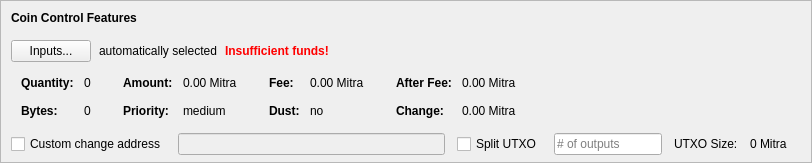
    <widget class="QFrame" name="frameCoinControl">
     <property name="sizePolicy">
      <sizepolicy hsizetype="Expanding" vsizetype="Expanding">
       <horstretch>0</horstretch>
       <verstretch>0</verstretch>
      </sizepolicy>
     </property>
     <property name="maximumSize">
      <size>
       <width>16777215</width>
       <height>16777215</height>
      </size>
     </property>
     <property name="frameShape">
      <enum>QFrame::StyledPanel</enum>
     </property>
     <property name="frameShadow">
      <enum>QFrame::Sunken</enum>
     </property>
     <layout class="QVBoxLayout" name="verticalLayoutCoinControl2">
      <property name="spacing">
       <number>0</number>
      </property>
      <property name="leftMargin">
       <number>0</number>
      </property>
      <property name="topMargin">
       <number>0</number>
      </property>
      <property name="rightMargin">
       <number>0</number>
      </property>
      <property name="bottomMargin">
       <number>6</number>
      </property>
      <item>
       <layout class="QVBoxLayout" name="verticalLayoutCoinControl" stretch="0,0,0,0,1">
        <property name="spacing">
         <number>0</number>
        </property>
        <property name="leftMargin">
         <number>10</number>
        </property>
        <property name="topMargin">
         <number>10</number>
        </property>
        <item>
         <layout class="QHBoxLayout" name="horizontalLayoutCoinControl1">
          <property name="bottomMargin">
           <number>15</number>
          </property>
          <item>
           <widget class="QLabel" name="labelCoinControlFeatures">
            <property name="sizePolicy">
             <sizepolicy hsizetype="Preferred" vsizetype="Maximum">
              <horstretch>0</horstretch>
              <verstretch>0</verstretch>
             </sizepolicy>
            </property>
            <property name="font">
             <font>
              <weight>75</weight>
              <bold>true</bold>
             </font>
            </property>
            <property name="styleSheet">
             <string notr="true">font-weight:bold;</string>
            </property>
            <property name="text">
             <string>Coin Control Features</string>
            </property>
           </widget>
          </item>
         </layout>
        </item>
        <item>
         <layout class="QHBoxLayout" name="horizontalLayoutCoinControl2" stretch="0,0,0,0">
          <property name="spacing">
           <number>8</number>
          </property>
          <property name="bottomMargin">
           <number>10</number>
          </property>
          <item>
           <widget class="QPushButton" name="pushButtonCoinControl">
            <property name="styleSheet">
             <string notr="true"/>
            </property>
            <property name="text">
             <string>Inputs...</string>
            </property>
            <property name="autoDefault">
             <bool>false</bool>
            </property>
           </widget>
          </item>
          <item>
           <widget class="QLabel" name="labelCoinControlAutomaticallySelected">
            <property name="text">
             <string>automatically selected</string>
            </property>
            <property name="margin">
             <number>5</number>
            </property>
           </widget>
          </item>
          <item>
           <widget class="QLabel" name="labelCoinControlInsuffFunds">
            <property name="font">
             <font>
              <weight>75</weight>
              <bold>true</bold>
             </font>
            </property>
            <property name="styleSheet">
             <string notr="true">color:red;font-weight:bold;</string>
            </property>
            <property name="text">
             <string>Insufficient funds!</string>
            </property>
            <property name="margin">
             <number>5</number>
            </property>
           </widget>
          </item>
          <item>
           <spacer name="horizontalSpacerCoinControl">
            <property name="orientation">
             <enum>Qt::Horizontal</enum>
            </property>
            <property name="sizeHint" stdset="0">
             <size>
              <width>40</width>
              <height>1</height>
             </size>
            </property>
           </spacer>
          </item>
         </layout>
        </item>
        <item>
         <widget class="QWidget" name="widgetCoinControl" native="true">
          <property name="sizePolicy">
           <sizepolicy hsizetype="Preferred" vsizetype="Preferred">
            <horstretch>0</horstretch>
            <verstretch>0</verstretch>
           </sizepolicy>
          </property>
          <property name="minimumSize">
           <size>
            <width>0</width>
            <height>0</height>
           </size>
          </property>
          <property name="styleSheet">
           <string notr="true"/>
          </property>
          <layout class="QHBoxLayout" name="horizontalLayoutCoinControl5">
           <property name="leftMargin">
            <number>0</number>
           </property>
           <property name="topMargin">
            <number>0</number>
           </property>
           <property name="rightMargin">
            <number>0</number>
           </property>
           <property name="bottomMargin">
            <number>0</number>
           </property>
           <item>
            <layout class="QHBoxLayout" name="horizontalLayoutCoinControl3" stretch="0,0,0,1">
             <property name="spacing">
              <number>20</number>
             </property>
             <property name="topMargin">
              <number>0</number>
             </property>
             <property name="bottomMargin">
              <number>10</number>
             </property>
             <item>
              <layout class="QFormLayout" name="formLayoutCoinControl1">
               <property name="horizontalSpacing">
                <number>10</number>
               </property>
               <property name="verticalSpacing">
                <number>14</number>
               </property>
               <property name="leftMargin">
                <number>10</number>
               </property>
               <property name="topMargin">
                <number>4</number>
               </property>
               <property name="rightMargin">
                <number>6</number>
               </property>
               <item row="0" column="0">
                <widget class="QLabel" name="labelCoinControlQuantityText">
                 <property name="font">
                  <font>
                   <weight>75</weight>
                   <bold>true</bold>
                  </font>
                 </property>
                 <property name="text">
                  <string>Quantity:</string>
                 </property>
                 <property name="margin">
                  <number>0</number>
                 </property>
                </widget>
               </item>
               <item row="0" column="1">
                <widget class="QLabel" name="labelCoinControlQuantity">
                 <property name="cursor">
                  <cursorShape>IBeamCursor</cursorShape>
                 </property>
                 <property name="contextMenuPolicy">
                  <enum>Qt::ActionsContextMenu</enum>
                 </property>
                 <property name="text">
                  <string notr="true">0</string>
                 </property>
                 <property name="margin">
                  <number>0</number>
                 </property>
                 <property name="textInteractionFlags">
                  <set>Qt::LinksAccessibleByMouse|Qt::TextSelectableByKeyboard|Qt::TextSelectableByMouse</set>
                 </property>
                </widget>
               </item>
               <item row="1" column="0">
                <widget class="QLabel" name="labelCoinControlBytesText">
                 <property name="font">
                  <font>
                   <weight>75</weight>
                   <bold>true</bold>
                  </font>
                 </property>
                 <property name="text">
                  <string>Bytes:</string>
                 </property>
                </widget>
               </item>
               <item row="1" column="1">
                <widget class="QLabel" name="labelCoinControlBytes">
                 <property name="cursor">
                  <cursorShape>IBeamCursor</cursorShape>
                 </property>
                 <property name="contextMenuPolicy">
                  <enum>Qt::ActionsContextMenu</enum>
                 </property>
                 <property name="text">
                  <string notr="true">0</string>
                 </property>
                 <property name="textInteractionFlags">
                  <set>Qt::LinksAccessibleByMouse|Qt::TextSelectableByKeyboard|Qt::TextSelectableByMouse</set>
                 </property>
                </widget>
               </item>
              </layout>
             </item>
             <item>
              <layout class="QFormLayout" name="formLayoutCoinControl2">
               <property name="horizontalSpacing">
                <number>10</number>
               </property>
               <property name="verticalSpacing">
                <number>14</number>
               </property>
               <property name="leftMargin">
                <number>6</number>
               </property>
               <property name="topMargin">
                <number>4</number>
               </property>
               <property name="rightMargin">
                <number>6</number>
               </property>
               <item row="0" column="0">
                <widget class="QLabel" name="labelCoinControlAmountText">
                 <property name="font">
                  <font>
                   <weight>75</weight>
                   <bold>true</bold>
                  </font>
                 </property>
                 <property name="text">
                  <string>Amount:</string>
                 </property>
                 <property name="margin">
                  <number>0</number>
                 </property>
                </widget>
               </item>
               <item row="0" column="1">
                <widget class="QLabel" name="labelCoinControlAmount">
                 <property name="cursor">
                  <cursorShape>IBeamCursor</cursorShape>
                 </property>
                 <property name="contextMenuPolicy">
                  <enum>Qt::ActionsContextMenu</enum>
                 </property>
                 <property name="text">
                  <string notr="true">0.00 Mitra</string>
                 </property>
                 <property name="textInteractionFlags">
                  <set>Qt::LinksAccessibleByMouse|Qt::TextSelectableByKeyboard|Qt::TextSelectableByMouse</set>
                 </property>
                </widget>
               </item>
               <item row="1" column="0">
                <widget class="QLabel" name="labelCoinControlPriorityText">
                 <property name="font">
                  <font>
                   <weight>75</weight>
                   <bold>true</bold>
                  </font>
                 </property>
                 <property name="text">
                  <string>Priority:</string>
                 </property>
                </widget>
               </item>
               <item row="1" column="1">
                <widget class="QLabel" name="labelCoinControlPriority">
                 <property name="cursor">
                  <cursorShape>IBeamCursor</cursorShape>
                 </property>
                 <property name="contextMenuPolicy">
                  <enum>Qt::ActionsContextMenu</enum>
                 </property>
                 <property name="text">
                  <string>medium</string>
                 </property>
                 <property name="textInteractionFlags">
                  <set>Qt::LinksAccessibleByMouse|Qt::TextSelectableByKeyboard|Qt::TextSelectableByMouse</set>
                 </property>
                </widget>
               </item>
              </layout>
             </item>
             <item>
              <layout class="QFormLayout" name="formLayoutCoinControl3">
               <property name="horizontalSpacing">
                <number>10</number>
               </property>
               <property name="verticalSpacing">
                <number>14</number>
               </property>
               <property name="leftMargin">
                <number>6</number>
               </property>
               <property name="topMargin">
                <number>4</number>
               </property>
               <property name="rightMargin">
                <number>6</number>
               </property>
               <item row="0" column="0">
                <widget class="QLabel" name="labelCoinControlFeeText">
                 <property name="font">
                  <font>
                   <weight>75</weight>
                   <bold>true</bold>
                  </font>
                 </property>
                 <property name="text">
                  <string>Fee:</string>
                 </property>
                 <property name="margin">
                  <number>0</number>
                 </property>
                </widget>
               </item>
               <item row="0" column="1">
                <widget class="QLabel" name="labelCoinControlFee">
                 <property name="cursor">
                  <cursorShape>IBeamCursor</cursorShape>
                 </property>
                 <property name="contextMenuPolicy">
                  <enum>Qt::ActionsContextMenu</enum>
                 </property>
                 <property name="text">
                  <string notr="true">0.00 Mitra</string>
                 </property>
                 <property name="textInteractionFlags">
                  <set>Qt::LinksAccessibleByMouse|Qt::TextSelectableByKeyboard|Qt::TextSelectableByMouse</set>
                 </property>
                </widget>
               </item>
               <item row="1" column="0">
                <widget class="QLabel" name="labelCoinControlLowOutputText">
                 <property name="font">
                  <font>
                   <weight>75</weight>
                   <bold>true</bold>
                  </font>
                 </property>
                 <property name="text">
                  <string>Dust:</string>
                 </property>
                </widget>
               </item>
               <item row="1" column="1">
                <widget class="QLabel" name="labelCoinControlLowOutput">
                 <property name="cursor">
                  <cursorShape>IBeamCursor</cursorShape>
                 </property>
                 <property name="contextMenuPolicy">
                  <enum>Qt::ActionsContextMenu</enum>
                 </property>
                 <property name="text">
                  <string>no</string>
                 </property>
                 <property name="textInteractionFlags">
                  <set>Qt::LinksAccessibleByMouse|Qt::TextSelectableByKeyboard|Qt::TextSelectableByMouse</set>
                 </property>
                </widget>
               </item>
              </layout>
             </item>
             <item>
              <layout class="QFormLayout" name="formLayoutCoinControl4">
               <property name="horizontalSpacing">
                <number>10</number>
               </property>
               <property name="verticalSpacing">
                <number>14</number>
               </property>
               <property name="leftMargin">
                <number>6</number>
               </property>
               <property name="topMargin">
                <number>4</number>
               </property>
               <property name="rightMargin">
                <number>6</number>
               </property>
               <item row="0" column="0">
                <widget class="QLabel" name="labelCoinControlAfterFeeText">
                 <property name="font">
                  <font>
                   <weight>75</weight>
                   <bold>true</bold>
                  </font>
                 </property>
                 <property name="text">
                  <string>After Fee:</string>
                 </property>
                 <property name="margin">
                  <number>0</number>
                 </property>
                </widget>
               </item>
               <item row="0" column="1">
                <widget class="QLabel" name="labelCoinControlAfterFee">
                 <property name="cursor">
                  <cursorShape>IBeamCursor</cursorShape>
                 </property>
                 <property name="contextMenuPolicy">
                  <enum>Qt::ActionsContextMenu</enum>
                 </property>
                 <property name="text">
                  <string notr="true">0.00 Mitra</string>
                 </property>
                 <property name="textInteractionFlags">
                  <set>Qt::LinksAccessibleByMouse|Qt::TextSelectableByKeyboard|Qt::TextSelectableByMouse</set>
                 </property>
                </widget>
               </item>
               <item row="1" column="0">
                <widget class="QLabel" name="labelCoinControlChangeText">
                 <property name="font">
                  <font>
                   <weight>75</weight>
                   <bold>true</bold>
                  </font>
                 </property>
                 <property name="text">
                  <string>Change:</string>
                 </property>
                </widget>
               </item>
               <item row="1" column="1">
                <widget class="QLabel" name="labelCoinControlChange">
                 <property name="cursor">
                  <cursorShape>IBeamCursor</cursorShape>
                 </property>
                 <property name="contextMenuPolicy">
                  <enum>Qt::ActionsContextMenu</enum>
                 </property>
                 <property name="text">
                  <string notr="true">0.00 Mitra</string>
                 </property>
                 <property name="textInteractionFlags">
                  <set>Qt::LinksAccessibleByMouse|Qt::TextSelectableByKeyboard|Qt::TextSelectableByMouse</set>
                 </property>
                </widget>
               </item>
              </layout>
             </item>
            </layout>
           </item>
          </layout>
         </widget>
        </item>
        <item>
         <layout class="QHBoxLayout" name="horizontalLayoutCoinControl4" stretch="0,0,0,0,0,0,0">
          <property name="spacing">
           <number>12</number>
          </property>
          <property name="sizeConstraint">
           <enum>QLayout::SetDefaultConstraint</enum>
          </property>
          <property name="topMargin">
           <number>5</number>
          </property>
          <property name="rightMargin">
           <number>5</number>
          </property>
          <item>
           <widget class="QCheckBox" name="checkBoxCoinControlChange">
            <property name="toolTip">
             <string>If this is activated, but the change address is empty or invalid, change will be sent to a newly generated address.</string>
            </property>
            <property name="text">
             <string>Custom change address</string>
            </property>
           </widget>
          </item>
          <item>
           <widget class="QValidatedLineEdit" name="lineEditCoinControlChange">
            <property name="enabled">
             <bool>false</bool>
            </property>
            <property name="sizePolicy">
             <sizepolicy hsizetype="Expanding" vsizetype="Fixed">
              <horstretch>0</horstretch>
              <verstretch>0</verstretch>
             </sizepolicy>
            </property>
           </widget>
          </item>
          <item>
           <widget class="QCheckBox" name="splitBlockCheckBox">
            <property name="text">
             <string>Split UTXO</string>
            </property>
           </widget>
          </item>
          <item>
           <widget class="QLineEdit" name="splitBlockLineEdit">
            <property name="sizePolicy">
             <sizepolicy hsizetype="Fixed" vsizetype="Fixed">
              <horstretch>50</horstretch>
              <verstretch>0</verstretch>
             </sizepolicy>
            </property>
            <property name="placeholderText">
             <string># of outputs</string>
            </property>
           </widget>
          </item>
          <item>
           <widget class="QLabel" name="labelBlockSizeText">
            <property name="text">
             <string>UTXO Size:</string>
            </property>
           </widget>
          </item>
          <item>
           <widget class="QLabel" name="labelBlockSize">
            <property name="text">
             <string>0 Mitra</string>
            </property>
           </widget>
          </item>
          <item>
           <widget class="QLabel" name="labelCoinControlChangeLabel">
            <property name="sizePolicy">
             <sizepolicy hsizetype="Preferred" vsizetype="Expanding">
              <horstretch>0</horstretch>
              <verstretch>0</verstretch>
             </sizepolicy>
            </property>
            <property name="minimumSize">
             <size>
              <width>0</width>
              <height>0</height>
             </size>
            </property>
            <property name="text">
             <string/>
            </property>
            <property name="margin">
             <number>3</number>
            </property>
           </widget>
          </item>
         </layout>
        </item>
        <item>
         <spacer name="verticalSpacerCoinControl">
          <property name="orientation">
           <enum>Qt::Vertical</enum>
          </property>
          <property name="sizeHint" stdset="0">
           <size>
            <width>800</width>
            <height>1</height>
           </size>
          </property>
         </spacer>
        </item>
       </layout>
      </item>
     </layout>
    </widget>
